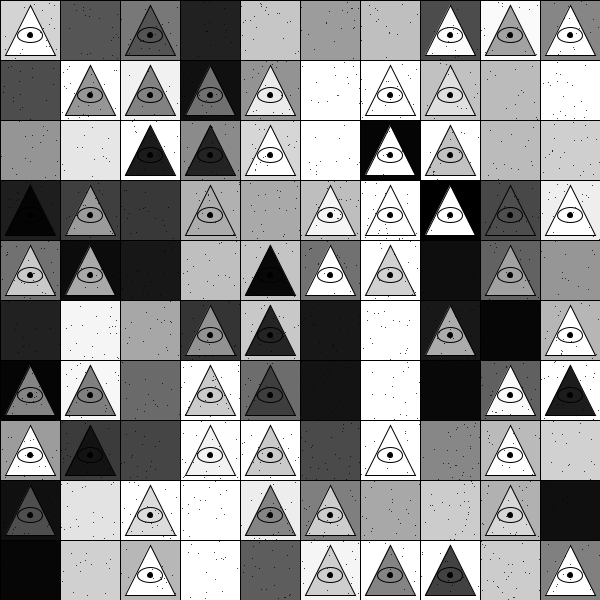
Frame 1 (no input)
Frame 60 (the mouse pressed at the canvas centre just before this capture): identical to frame 1, image omitted
Frame 120 (the mouse held since frame 60 and released just before this capture): identical to frame 1, image omitted

The Processing sketch that drew this single still picture (run headless with seeded random() and noise(); from frame 60 on, the mouse is pressed at the canvas centre):

// Processing sketch: processing_71963
// ── processing_71963.pde

void setup() {
   size(600, 600);
   background(255, 255, 255);
   colorMode(HSB, 100);
   grid();
 }
 
void draw() {
 }
 
void grid() {
   for (int x=0;x<600;x+=60) {
     for (int y=0;y<600; y+=60) {
       fill(random(128));
       rect(x, y, 60, 60);
       if (random(100)<50) {
         tri(x, y);
       } else {
          tri2(x,y);
       }
     }
   }
   for (int i=0;i<2000;i+=1) {
     point(random(height), random(width));
   }
 }
 
void tri(int x, int y) {
   fill(random(128));
   triangle(x+30, y+5, x+5, y+55, x+55, y+55);
   ellipse(x+30, y+35, 25, 15);
   fill(0);
   ellipse(x+30, y+35, 5, 5);
 }
 
void tri2(int x, int y) {
   fill(random(200));


 }
